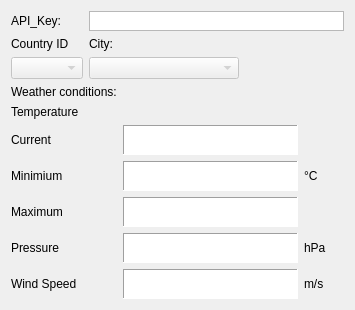
<?xml version="1.0" encoding="UTF-8"?>
<ui version="4.0">
 <class>Dialog</class>
 <widget class="QDialog" name="Dialog">
  <property name="geometry">
   <rect>
    <x>0</x>
    <y>0</y>
    <width>355</width>
    <height>309</height>
   </rect>
  </property>
  <property name="windowTitle">
   <string>Dialog</string>
  </property>
  <layout class="QGridLayout" name="gridLayout">
   <item row="1" column="1">
    <widget class="QLabel" name="label_2">
     <property name="text">
      <string>City:</string>
     </property>
    </widget>
   </item>
   <item row="1" column="0">
    <widget class="QLabel" name="label">
     <property name="text">
      <string>Country ID</string>
     </property>
    </widget>
   </item>
   <item row="4" column="3">
    <spacer name="horizontalSpacer_2">
     <property name="orientation">
      <enum>Qt::Horizontal</enum>
     </property>
     <property name="sizeHint" stdset="0">
      <size>
       <width>40</width>
       <height>20</height>
      </size>
     </property>
    </spacer>
   </item>
   <item row="5" column="0">
    <spacer name="verticalSpacer">
     <property name="orientation">
      <enum>Qt::Vertical</enum>
     </property>
     <property name="sizeHint" stdset="0">
      <size>
       <width>20</width>
       <height>40</height>
      </size>
     </property>
    </spacer>
   </item>
   <item row="2" column="2">
    <spacer name="horizontalSpacer">
     <property name="orientation">
      <enum>Qt::Horizontal</enum>
     </property>
     <property name="sizeHint" stdset="0">
      <size>
       <width>40</width>
       <height>20</height>
      </size>
     </property>
    </spacer>
   </item>
   <item row="4" column="0" colspan="3">
    <layout class="QGridLayout" name="gridLayout_2">
     <item row="3" column="0">
      <widget class="QLabel" name="label_6">
       <property name="text">
        <string>Minimium</string>
       </property>
      </widget>
     </item>
     <item row="1" column="0" colspan="3">
      <widget class="QLabel" name="label_4">
       <property name="text">
        <string>Temperature</string>
       </property>
      </widget>
     </item>
     <item row="6" column="0">
      <widget class="QLabel" name="label_9">
       <property name="text">
        <string>Wind Speed</string>
       </property>
      </widget>
     </item>
     <item row="0" column="0">
      <widget class="QLabel" name="label_10">
       <property name="text">
        <string>Weather conditions:</string>
       </property>
      </widget>
     </item>
     <item row="2" column="2" rowspan="3">
      <widget class="QLabel" name="label_3">
       <property name="minimumSize">
        <size>
         <width>40</width>
         <height>0</height>
        </size>
       </property>
       <property name="text">
        <string>°C</string>
       </property>
       <property name="alignment">
        <set>Qt::AlignLeading|Qt::AlignLeft|Qt::AlignVCenter</set>
       </property>
      </widget>
     </item>
     <item row="2" column="1">
      <widget class="QTextEdit" name="textEdit">
       <property name="enabled">
        <bool>true</bool>
       </property>
       <property name="minimumSize">
        <size>
         <width>0</width>
         <height>30</height>
        </size>
       </property>
       <property name="maximumSize">
        <size>
         <width>16777215</width>
         <height>30</height>
        </size>
       </property>
       <property name="frameShape">
        <enum>QFrame::Panel</enum>
       </property>
       <property name="readOnly">
        <bool>true</bool>
       </property>
      </widget>
     </item>
     <item row="2" column="0">
      <widget class="QLabel" name="label_5">
       <property name="text">
        <string>Current</string>
       </property>
      </widget>
     </item>
     <item row="6" column="1">
      <widget class="QTextEdit" name="textEdit_5">
       <property name="maximumSize">
        <size>
         <width>16777215</width>
         <height>30</height>
        </size>
       </property>
       <property name="frameShape">
        <enum>QFrame::Panel</enum>
       </property>
       <property name="readOnly">
        <bool>true</bool>
       </property>
      </widget>
     </item>
     <item row="4" column="0">
      <widget class="QLabel" name="label_7">
       <property name="text">
        <string>Maximum</string>
       </property>
      </widget>
     </item>
     <item row="3" column="1">
      <widget class="QTextEdit" name="textEdit_2">
       <property name="enabled">
        <bool>true</bool>
       </property>
       <property name="maximumSize">
        <size>
         <width>16777215</width>
         <height>30</height>
        </size>
       </property>
       <property name="frameShape">
        <enum>QFrame::Panel</enum>
       </property>
       <property name="readOnly">
        <bool>true</bool>
       </property>
      </widget>
     </item>
     <item row="5" column="2">
      <widget class="QLabel" name="label_12">
       <property name="text">
        <string>hPa</string>
       </property>
      </widget>
     </item>
     <item row="5" column="0">
      <widget class="QLabel" name="label_8">
       <property name="text">
        <string>Pressure</string>
       </property>
      </widget>
     </item>
     <item row="6" column="2">
      <widget class="QLabel" name="label_13">
       <property name="text">
        <string>m/s</string>
       </property>
      </widget>
     </item>
     <item row="5" column="1">
      <widget class="QTextEdit" name="textEdit_4">
       <property name="maximumSize">
        <size>
         <width>16777215</width>
         <height>30</height>
        </size>
       </property>
       <property name="frameShape">
        <enum>QFrame::Panel</enum>
       </property>
       <property name="readOnly">
        <bool>true</bool>
       </property>
      </widget>
     </item>
     <item row="0" column="1" colspan="2">
      <widget class="QLabel" name="label_11">
       <property name="text">
        <string/>
       </property>
      </widget>
     </item>
     <item row="4" column="1">
      <widget class="QTextEdit" name="textEdit_3">
       <property name="maximumSize">
        <size>
         <width>16777215</width>
         <height>30</height>
        </size>
       </property>
       <property name="frameShape">
        <enum>QFrame::Panel</enum>
       </property>
       <property name="readOnly">
        <bool>true</bool>
       </property>
      </widget>
     </item>
    </layout>
   </item>
   <item row="0" column="0">
    <widget class="QLabel" name="label_14">
     <property name="text">
      <string>API_Key:</string>
     </property>
    </widget>
   </item>
   <item row="2" column="0">
    <widget class="QComboBox" name="comboBox">
     <property name="enabled">
      <bool>false</bool>
     </property>
    </widget>
   </item>
   <item row="2" column="1">
    <widget class="QComboBox" name="comboBox_2">
     <property name="enabled">
      <bool>false</bool>
     </property>
     <property name="minimumSize">
      <size>
       <width>150</width>
       <height>0</height>
      </size>
     </property>
     <property name="iconSize">
      <size>
       <width>32</width>
       <height>16</height>
      </size>
     </property>
    </widget>
   </item>
   <item row="0" column="1" colspan="2">
    <widget class="QTextEdit" name="textEdit_6">
     <property name="maximumSize">
      <size>
       <width>16777215</width>
       <height>20</height>
      </size>
     </property>
     <property name="verticalScrollBarPolicy">
      <enum>Qt::ScrollBarAlwaysOff</enum>
     </property>
     <property name="horizontalScrollBarPolicy">
      <enum>Qt::ScrollBarAlwaysOff</enum>
     </property>
     <property name="sizeAdjustPolicy">
      <enum>QAbstractScrollArea::AdjustToContents</enum>
     </property>
    </widget>
   </item>
  </layout>
 </widget>
 <resources/>
 <connections/>
</ui>
